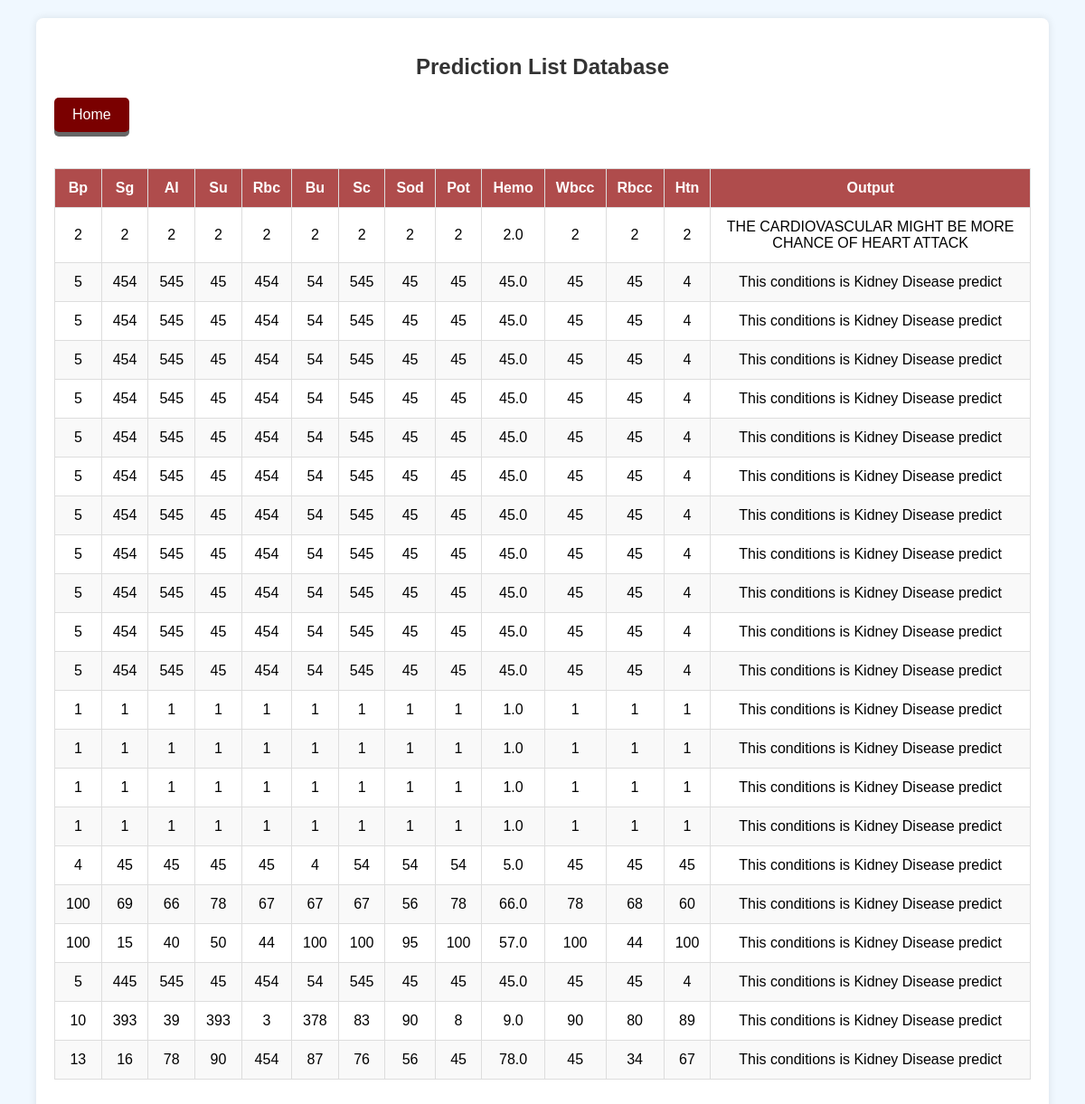
/patient_list/, run on the app's committed database.
### APP/models.py (models this page shows, shortened)
class Patient_info(models.Model):
    Bp = models.IntegerField()
    Sg = models.IntegerField()  # Example: consider using choices=(...) for gender
    Al = models.IntegerField()
    Su = models.IntegerField()
    Rbc = models.IntegerField()
    Bu = models.IntegerField()  # Example: consider using BooleanField for binary fields
    Sc = models.IntegerField()
    Sod = models.IntegerField()
    Pot = models.IntegerField()
    Hemo = models.FloatField()
    Wbcc = models.IntegerField()
    Rbcc = models.IntegerField()
    Htn = models.IntegerField()
    Class = models.CharField(max_length=100)

### APP/views.py (the view)
# urls.py: path('patient_list/', views.patient_list, name='patient_list'),
def patient_list(request):
    patients = Patient_info.objects.all()
    return render(request, 'patient_list.html', {'patients': patients})

### APP/templates/patient_list.html (shortened to what this page needs)
<!DOCTYPE html>
<html lang="en">
<head>
</head>
<body>
    <div class="container">
        <h2>Prediction List Database</h2>
        <a href="{% url 'Home_4' %}" class="btn btn-custom mb-3">Home</a>
        <div class="table-responsive">
            <table class="table table-bordered">
                <thead>
                    <tr>
                        <th>Bp</th>
                        <th>Sg</th>
                        <th>Al</th>
                        <th>Su</th>
                        <th>Rbc</th>
                        <th>Bu</th>
                        <th>Sc</th>
                        <th>Sod</th>
                        <th>Pot</th>
                        <th>Hemo</th>
                        <th>Wbcc</th>
                        <th>Rbcc</th>
                        <th>Htn</th>
                        <th>Output</th>
                    </tr>
                </thead>
                <tbody>
                    {% for patient in patients %}
                    <tr>
                        <td>{{ patient.Bp }}</td>
                        <td>{{ patient.Sg }}</td>
                        <td>{{ patient.Al }}</td>
                        <td>{{ patient.Su }}</td>
                        <td>{{ patient.Rbc }}</td>
                        <td>{{ patient.Bu }}</td>
                        <td>{{ patient.Sc }}</td>
                        <td>{{ patient.Sod }}</td>
                        <td>{{ patient.Pot }}</td>
                        <td>{{ patient.Hemo }}</td>
                        <td>{{ patient.Wbcc }}</td>
                        <td>{{ patient.Rbcc }}</td>
                        <td>{{ patient.Htn }}</td>
                        <td>{{ patient.Class }}</td>
                    </tr>
                    {% endfor %}
                </tbody>
            </table>
        </div>
    </div>
</body>
</html>

### APP/templates/patient_list.html (style rules this page uses)
body { font-family: Arial, sans-serif; background-color: #f0f8ff; margin: 0; padding: 0; }
h2 { text-align: center; color: #333; margin-top: 20px; }
.container { width: 90%; max-width: 1200px; margin: 20px auto; background-color: #fff; padding: 20px; border-radius: 8px; box-shadow: 0 0 10px rgba(0, 0, 0, 0.1); }
table { width: 100%; margin: 20px 0; border-collapse: collapse; }
table, th, td { border: 1px solid #ddd; }
th, td { padding: 12px; text-align: center; }
th { background-color: #af4c4c; color: white; }
tr:nth-child(even) { background-color: #f9f9f9; }
.btn-custom { display: inline-block; padding: 10px 20px; font-size: 16px; cursor: pointer; text-align: center; text-decoration: none; outline: none; color: #fff; background-color: #7a0000; border: none; border-radius: 5px; box-shadow: 0 5px #666; margin-bottom: 20px; transition: background-color 0.3s ease; }

### data on the page
Patient_info: Bp "2", Sg "2", Al "2", Su "2", Rbc "2", Bu "2", Sc "2", Sod "2", Pot "2", Hemo "2.0", Wbcc "2", Rbcc "2", Htn "2", Class "THE CARDIOVASCULAR MIGHT BE MORE CHANCE OF HEART ATTACK"
Patient_info: Bp "5", Sg "454", Al "545", Su "45", Rbc "454", Bu "54", Sc "545", Sod "45", Pot "45", Hemo "45.0", Wbcc "45", Rbcc "45", Htn "4", Class "This conditions is Kidney Disease predict"
Patient_info: Bp "5", Sg "454", Al "545", Su "45", Rbc "454", Bu "54", Sc "545", Sod "45", Pot "45", Hemo "45.0", Wbcc "45", Rbcc "45", Htn "4", Class "This conditions is Kidney Disease predict"
Patient_info: Bp "5", Sg "454", Al "545", Su "45", Rbc "454", Bu "54", Sc "545", Sod "45", Pot "45", Hemo "45.0", Wbcc "45", Rbcc "45", Htn "4", Class "This conditions is Kidney Disease predict"
Patient_info: Bp "5", Sg "454", Al "545", Su "45", Rbc "454", Bu "54", Sc "545", Sod "45", Pot "45", Hemo "45.0", Wbcc "45", Rbcc "45", Htn "4", Class "This conditions is Kidney Disease predict"
Patient_info: Bp "5", Sg "454", Al "545", Su "45", Rbc "454", Bu "54", Sc "545", Sod "45", Pot "45", Hemo "45.0", Wbcc "45", Rbcc "45", Htn "4", Class "This conditions is Kidney Disease predict"
Patient_info: Bp "5", Sg "454", Al "545", Su "45", Rbc "454", Bu "54", Sc "545", Sod "45", Pot "45", Hemo "45.0", Wbcc "45", Rbcc "45", Htn "4", Class "This conditions is Kidney Disease predict"
Patient_info: Bp "5", Sg "454", Al "545", Su "45", Rbc "454", Bu "54", Sc "545", Sod "45", Pot "45", Hemo "45.0", Wbcc "45", Rbcc "45", Htn "4", Class "This conditions is Kidney Disease predict"
Patient_info: Bp "5", Sg "454", Al "545", Su "45", Rbc "454", Bu "54", Sc "545", Sod "45", Pot "45", Hemo "45.0", Wbcc "45", Rbcc "45", Htn "4", Class "This conditions is Kidney Disease predict"
Patient_info: Bp "5", Sg "454", Al "545", Su "45", Rbc "454", Bu "54", Sc "545", Sod "45", Pot "45", Hemo "45.0", Wbcc "45", Rbcc "45", Htn "4", Class "This conditions is Kidney Disease predict"
Patient_info: Bp "5", Sg "454", Al "545", Su "45", Rbc "454", Bu "54", Sc "545", Sod "45", Pot "45", Hemo "45.0", Wbcc "45", Rbcc "45", Htn "4", Class "This conditions is Kidney Disease predict"
Patient_info: Bp "5", Sg "454", Al "545", Su "45", Rbc "454", Bu "54", Sc "545", Sod "45", Pot "45", Hemo "45.0", Wbcc "45", Rbcc "45", Htn "4", Class "This conditions is Kidney Disease predict"
Patient_info: Bp "1", Sg "1", Al "1", Su "1", Rbc "1", Bu "1", Sc "1", Sod "1", Pot "1", Hemo "1.0", Wbcc "1", Rbcc "1", Htn "1", Class "This conditions is Kidney Disease predict"
Patient_info: Bp "1", Sg "1", Al "1", Su "1", Rbc "1", Bu "1", Sc "1", Sod "1", Pot "1", Hemo "1.0", Wbcc "1", Rbcc "1", Htn "1", Class "This conditions is Kidney Disease predict"
Patient_info: Bp "1", Sg "1", Al "1", Su "1", Rbc "1", Bu "1", Sc "1", Sod "1", Pot "1", Hemo "1.0", Wbcc "1", Rbcc "1", Htn "1", Class "This conditions is Kidney Disease predict"
Patient_info: Bp "1", Sg "1", Al "1", Su "1", Rbc "1", Bu "1", Sc "1", Sod "1", Pot "1", Hemo "1.0", Wbcc "1", Rbcc "1", Htn "1", Class "This conditions is Kidney Disease predict"
Patient_info: Bp "4", Sg "45", Al "45", Su "45", Rbc "45", Bu "4", Sc "54", Sod "54", Pot "54", Hemo "5.0", Wbcc "45", Rbcc "45", Htn "45", Class "This conditions is Kidney Disease predict"
Patient_info: Bp "100", Sg "69", Al "66", Su "78", Rbc "67", Bu "67", Sc "67", Sod "56", Pot "78", Hemo "66.0", Wbcc "78", Rbcc "68", Htn "60", Class "This conditions is Kidney Disease predict"
Patient_info: Bp "100", Sg "15", Al "40", Su "50", Rbc "44", Bu "100", Sc "100", Sod "95", Pot "100", Hemo "57.0", Wbcc "100", Rbcc "44", Htn "100", Class "This conditions is Kidney Disease predict"
Patient_info: Bp "5", Sg "445", Al "545", Su "45", Rbc "454", Bu "54", Sc "545", Sod "45", Pot "45", Hemo "45.0", Wbcc "45", Rbcc "45", Htn "4", Class "This conditions is Kidney Disease predict"
Patient_info: Bp "10", Sg "393", Al "39", Su "393", Rbc "3", Bu "378", Sc "83", Sod "90", Pot "8", Hemo "9.0", Wbcc "90", Rbcc "80", Htn "89", Class "This conditions is Kidney Disease predict"
Patient_info: Bp "13", Sg "16", Al "78", Su "90", Rbc "454", Bu "87", Sc "76", Sod "56", Pot "45", Hemo "78.0", Wbcc "45", Rbcc "34", Htn "67", Class "This conditions is Kidney Disease predict"
